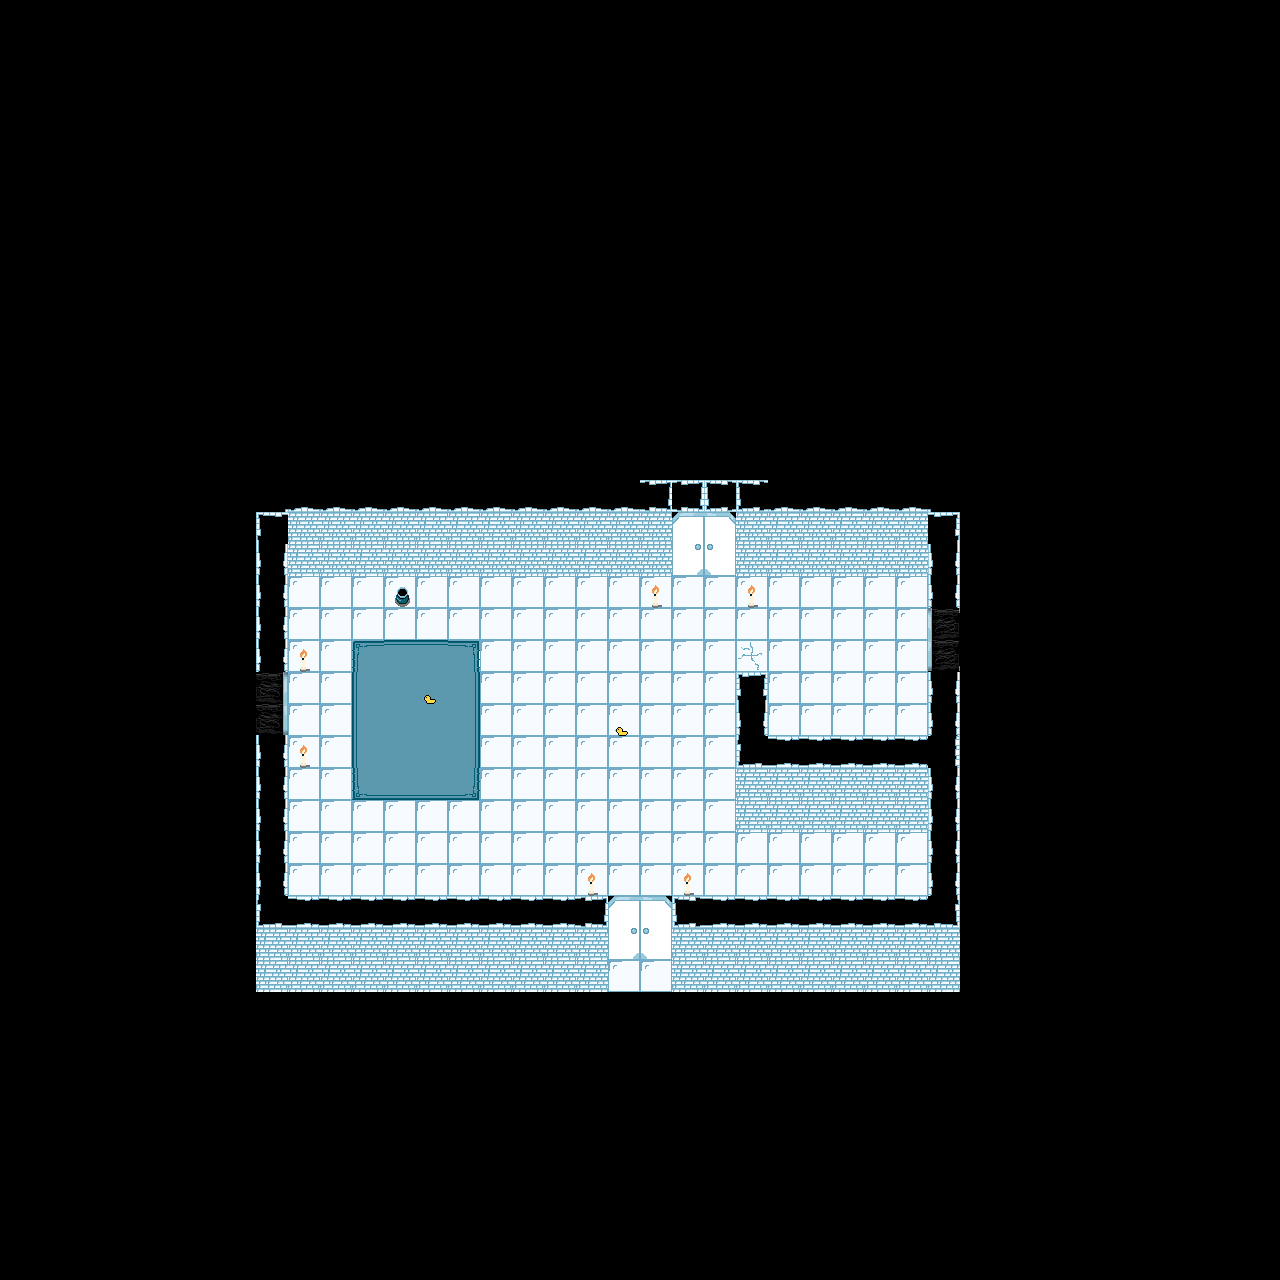

Below is a game level as drawn by its tile map, then a one-line description and the .tmx that defines it (tile-layer data replaced by summaries):
An orthogonal 40x40 tile map with 32x32 px tiles, 2 tile layers (Tile Layer 1, Tile Layer 2) and 17 objects.

<map version="1.10" tiledversion="1.11.2" orientation="orthogonal" renderorder="right-down" width="40" height="40" tilewidth="32" tileheight="32" infinite="0" nextlayerid="5" nextobjectid="26">
 <tileset firstgid="1" source="../FinalRoomTileset.tsx" />
 <layer id="1" name="Tile Layer 1" width="40" height="40">
  <data>[1600 cells, 352 non-empty, 21 distinct tile ids]</data>
 </layer>
 <layer id="3" name="Tile Layer 2" width="40" height="40">
  <data>[1600 cells, 52 non-empty, 21 distinct tile ids]</data>
 </layer>
 <objectgroup id="4" name="Object Layer 1">
  <object id="1" x="256" y="672" width="32" height="64">
   <properties>
    <property name="Tag" value="Door" />
   </properties>
  </object>
  <object id="3" x="256" y="736" width="32" height="192">
   <properties>
    <property name="Tag" value="Wall" />
   </properties>
  </object>
  <object id="5" x="288" y="896" width="320">
   <properties>
    <property name="Tag" value="Wall" />
   </properties>
  </object>
  <object id="7" x="672" y="896" width="288" height="32">
   <properties>
    <property name="Tag" value="Wall" />
   </properties>
  </object>
  <object id="8" x="736" y="736" width="192" height="96">
   <properties>
    <property name="Tag" value="Wall" />
   </properties>
  </object>
  <object id="10" x="736" y="672" width="32" height="64">
   <properties>
    <property name="Tag" value="Wall" />
   </properties>
  </object>
  <object id="12" x="928" y="512" width="32" height="96">
   <properties>
    <property name="Tag" value="Wall" />
   </properties>
  </object>
  <object id="13" x="928" y="608" width="32" height="64">
   <properties>
    <property name="Tag" value="Door" />
   </properties>
  </object>
  <object id="15" x="736" y="480" width="192" height="96">
   <properties>
    <property name="Tag" value="Wall" />
   </properties>
  </object>
  <object id="16" x="288" y="480" width="384.25" height="100">
   <properties>
    <property name="Tag" value="Wall" />
   </properties>
  </object>
  <object id="17" x="256" y="480" width="32" height="192">
   <properties>
    <property name="Tag" value="Wall" />
   </properties>
  </object>
  <object id="18" x="287.5" y="896" width="320.5" height="32">
   <properties>
    <property name="Tag" value="Wall" />
   </properties>
  </object>
  <object id="20" x="928" y="672" width="34.6667" height="217.333">
   <properties>
    <property name="Tag" value="Wall" />
   </properties>
  </object>
  <object id="21" x="399" y="784">
   <properties>
    <property name="Enemy" value="Sheller" />
    <property name="Tag" value="Enemy" />
   </properties>
  </object>
  <object id="23" x="672" y="512" width="64" height="64">
   <properties>
    <property name="Tag" value="Door" />
   </properties>
  </object>
  <object id="24" x="608" y="896" width="64" height="64">
   <properties>
    <property name="Tag" value="Door" />
   </properties>
  </object>
  <object id="25" x="717.091" y="659.977">
   <properties>
    <property name="Enemy" value="BaseEnemy" />
    <property name="Tag" value="Enemy" />
   </properties>
  </object>
 </objectgroup>
</map>
